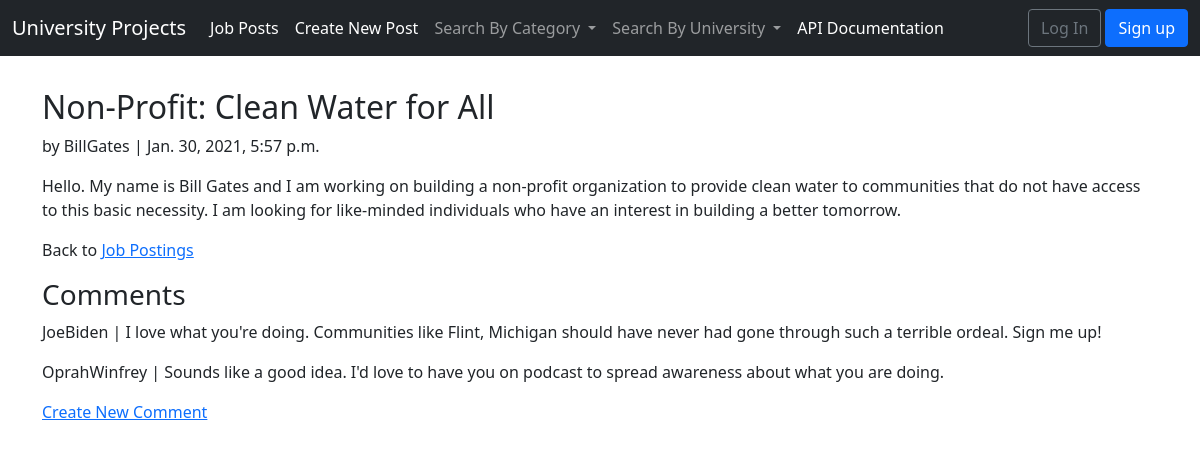
The app's page /posts/4/ with its own data.
### posts/models.py (models this page shows, shortened)
class Post(models.Model):
    title = models.CharField(max_length = 255)
    body = models.TextField()
    date = models.DateTimeField(auto_now_add = True)
    category = models.CharField(max_length = 255)
    author = models.ForeignKey(
        get_user_model(),
        on_delete = models.CASCADE
    )

class Comment(models.Model):
    post = models.ForeignKey(
        Post,
        on_delete = models.CASCADE,
        related_name = 'comments'
    )
    comment = models.CharField(max_length = 280)
    author = models.ForeignKey(
        get_user_model(),
        on_delete = models.CASCADE,
    )
    def __str__(self):
        return self.comment

### users/models.py (models this page shows)
class CustomUser(AbstractUser):
    school = models.CharField(max_length = 255)
    YEARS = []
    for i in range(-10,10,1):
        YEARS.append((2020-i,2020-i))
    enrollment_year = models.PositiveSmallIntegerField(
        choices = YEARS,
        default = 2020
    )
    graduation_year = models.PositiveSmallIntegerField(
        choices = YEARS,
        default = 2020
    )
    YEAR_IN_SCHOOL_CHOICES = [
        ('--SELECT--','--SELECT--'),
        ('FR', 'Freshman'),
        ('SO', 'Sophomore'),
        ('JR', 'Junior'),
        ('SR', 'Senior'),
        ('GR', 'Graduate'),
    ]
    year_in_school = models.CharField(
        max_length=255,
        choices=YEAR_IN_SCHOOL_CHOICES,
        default='',
    )

### posts/views.py (the view)
# urls.py: path('<int:pk>/', views.PostDetailView.as_view(), name = 'post_detail'),
class PostDetailView(DetailView):
    model = Post
    template_name = 'post_detail.html'
    login_url = 'login'

### posts/custom_context_processor.py (called while the page is built)
def category_renderer(request):
    return {
        'categories': Category.objects.all()
    }

### posts/models.py (called while the page is built)
    def __str__(self):
        return self.name

### users/custom_context_processor.py (called while the page is built)
def school_renderer(request):
    return {
        'schools': School.objects.all()
    }

### users/models.py (called while the page is built)
    def __str__(self):
        return self.name

### templates/post_detail.html (shortened to what this page needs)
{% extends 'base.html' %}
{% block content %}
<div class = "container align-left">
  <div class="article-entry">
    <h2>{{ object.title }}</h2>
    <p>by {{ object.author }} | {{ object.date }}</p>
    <p>{{ object.body }}</p>
  </div>
  <p>Back to <a href="{% url 'post_list' %}">Job Postings</a></p>
  <h3> Comments </h3>
  {% for comment in post.comments.all %}
    <p>
      <span class = "font-weight-bold"> {{ comment.author}} | </span>
      {{comment}}
    </p>
  {% endfor %}
  <p><a href="{% url 'comment_new' post.pk%}">Create New Comment</a></p>
</div>
{% endblock content %}

### static/css/base.css (style rules this page uses)
.align-left { text-align: left; }

### records on screen
Post: title "Non-Profit: Clean Water for All", author "BillGates", date "Jan. 30, 2021, 5:57 p.m.", body "Hello. My name is Bill Gates and I am working on building a non-profit organization to provide clean water to communities that do not have access to this basic necessity. I am looking for like-minded individuals who have an interest in building a better tomorrow."
Comment: author "JoeBiden", comment "I love what you're doing. Communities like Flint, Michigan should have never had gone through such a terrible ordeal. Sign me up!"
Comment: author "OprahWinfrey", comment "Sounds like a good idea. I'd love to have you on podcast to spread awareness about what you are doing."
